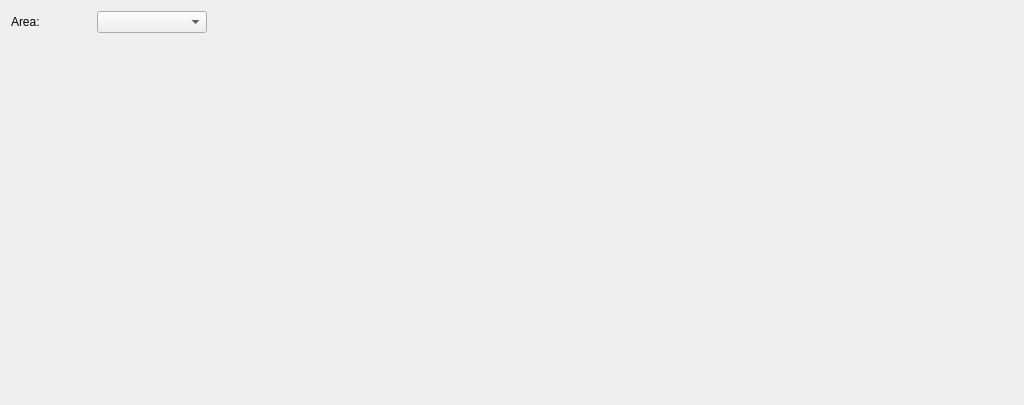
<?xml version="1.0" encoding="UTF-8"?>
<ui version="4.0">
 <class>AreaEditor</class>
 <widget class="QWidget" name="AreaEditor">
  <property name="geometry">
   <rect>
    <x>0</x>
    <y>0</y>
    <width>1024</width>
    <height>405</height>
   </rect>
  </property>
  <property name="windowTitle">
   <string>Form</string>
  </property>
  <layout class="QGridLayout" name="gridLayout">
   <item row="0" column="0">
    <layout class="QHBoxLayout" name="horizontalLayout">
     <item>
      <layout class="QGridLayout" name="gridLayout_2">
       <item row="3" column="0">
        <spacer name="verticalSpacer">
         <property name="orientation">
          <enum>Qt::Vertical</enum>
         </property>
         <property name="sizeHint" stdset="0">
          <size>
           <width>20</width>
           <height>40</height>
          </size>
         </property>
        </spacer>
       </item>
       <item row="0" column="1">
        <widget class="QComboBox" name="areaComboBox">
         <property name="maximumSize">
          <size>
           <width>120</width>
           <height>16777215</height>
          </size>
         </property>
        </widget>
       </item>
       <item row="0" column="0">
        <widget class="QLabel" name="label">
         <property name="maximumSize">
          <size>
           <width>80</width>
           <height>16777215</height>
          </size>
         </property>
         <property name="text">
          <string>Area:</string>
         </property>
        </widget>
       </item>
      </layout>
     </item>
     <item>
      <layout class="QGridLayout" name="gridLayout_3">
       <item row="0" column="0">
        <widget class="worldMapEditorArea" name="areaPreviewWidget" native="true">
         <property name="minimumSize">
          <size>
           <width>800</width>
           <height>0</height>
          </size>
         </property>
        </widget>
       </item>
      </layout>
     </item>
    </layout>
   </item>
  </layout>
 </widget>
 <customwidgets>
  <customwidget>
   <class>worldMapEditorArea</class>
   <extends>QWidget</extends>
   <header>widgets/worldmapeditorArea.h</header>
   <container>1</container>
  </customwidget>
 </customwidgets>
 <resources/>
 <connections/>
</ui>
